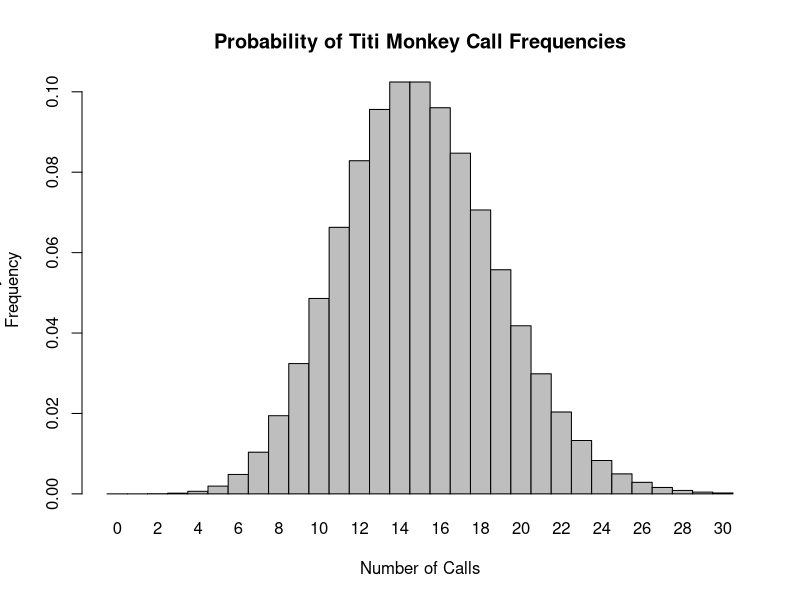
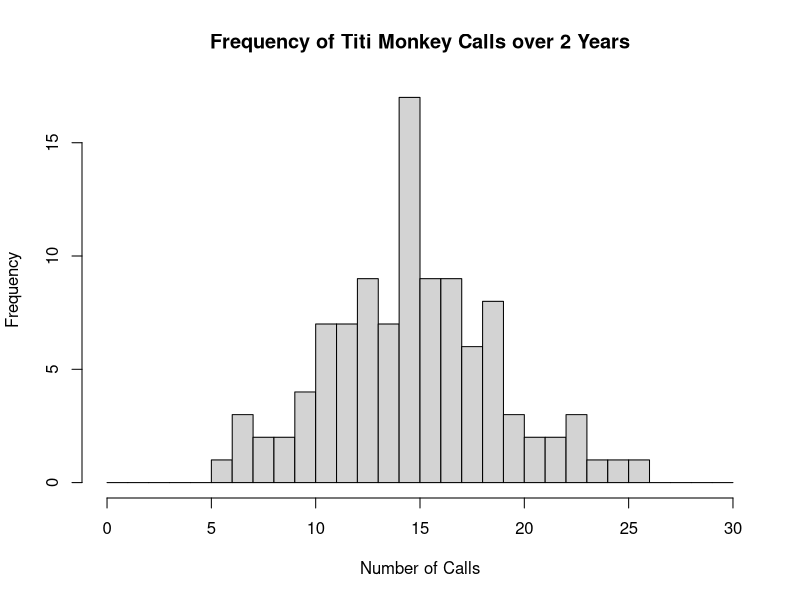

Write R code to recreate these figures, in order.
## ---- chunk 1
knitr::opts_chunk$set(echo = TRUE)
## ---- chunk 2
x <- 9:15 # The specific interval we are looking for probabilities for
l <- 15 # How many we expect in an hour
ppois(q = x, l)
## ---- chunk 3
x <- 8 # The specific interval we are looking for probabilities for
l <- 15 # How many we expect in an hour
1 - ppois(q = x, l)
## ---- chunk 4
x <- 0
l <- 15
ppois(q = 0, l)
## ---- chunk 5
x <- 3
l <- 15
ppois(q = x, l)
## ---- chunk 6
x <- 0:30
l <- 15
barplot(dpois(x=x,l),names.arg=x,space=0,xlab="Number of Calls",ylab="Probability of Call
Frequency",main="Probability of Titi Monkey Call Frequencies")
## ---- chunk 7
x <- 104 # number of random values we want to return
l <- 15 # average of titi calls heard during a session, AKA our lamda for this problem
rpois(x,l)
## ---- chunk 8
hist(x = (rpois(x,l)), 
     breaks = 0:30, 
     main = "Frequency of Titi Monkey Calls over 2 Years",
     xlab = "Number of Calls",
     xlim = c(0,30)
)
